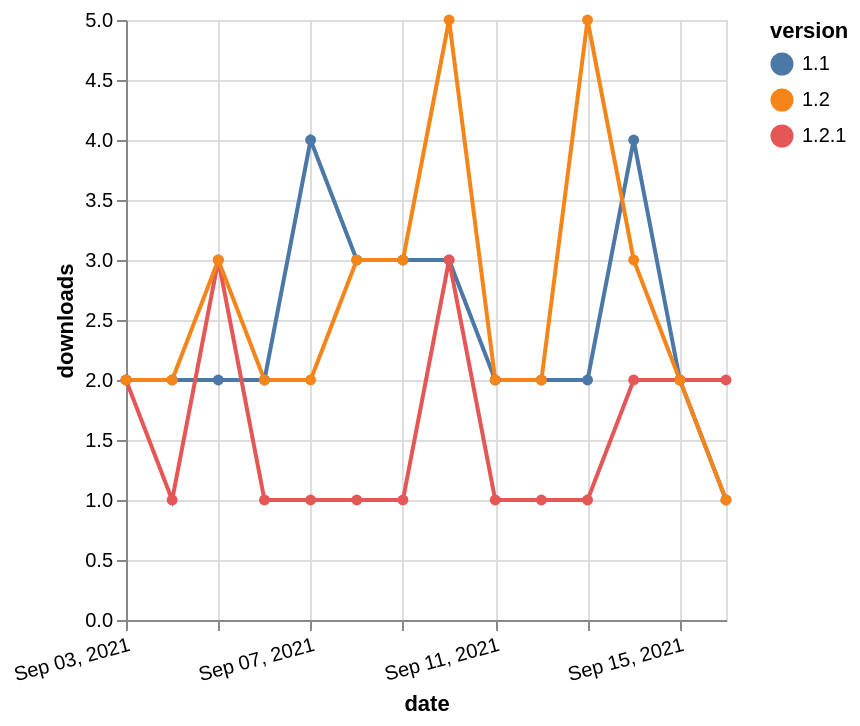

Vega-Lite specification for this chart:
### Vega-Lite specification from a JSON file in a GitHub repository (floating-point values rounded to 4 significant figures)
{"$schema": "https://vega.github.io/schema/vega-lite/v5.json", "description": "A simple bar chart with embedded data.", "data": {"values": [{"date": "2021-09-03", "total": 2622, "delta": 2, "version": "1.1"}, {"date": "2021-09-04", "total": 2624, "delta": 2, "version": "1.1"}, {"date": "2021-09-05", "total": 2626, "delta": 2, "version": "1.1"}, {"date": "2021-09-06", "total": 2628, "delta": 2, "version": "1.1"}, {"date": "2021-09-07", "total": 2632, "delta": 4, "version": "1.1"}, {"date": "2021-09-08", "total": 2635, "delta": 3, "version": "1.1"}, {"date": "2021-09-09", "total": 2638, "delta": 3, "version": "1.1"}, {"date": "2021-09-10", "total": 2641, "delta": 3, "version": "1.1"}, {"date": "2021-09-11", "total": 2643, "delta": 2, "version": "1.1"}, {"date": "2021-09-12", "total": 2645, "delta": 2, "version": "1.1"}, {"date": "2021-09-13", "total": 2647, "delta": 2, "version": "1.1"}, {"date": "2021-09-14", "total": 2651, "delta": 4, "version": "1.1"}, {"date": "2021-09-15", "total": 2653, "delta": 2, "version": "1.1"}, {"date": "2021-09-16", "total": 2654, "delta": 1, "version": "1.1"}, {"date": "2021-09-03", "total": 370, "delta": 2, "version": "1.2.1"}, {"date": "2021-09-04", "total": 371, "delta": 1, "version": "1.2.1"}, {"date": "2021-09-05", "total": 374, "delta": 3, "version": "1.2.1"}, {"date": "2021-09-06", "total": 375, "delta": 1, "version": "1.2.1"}, {"date": "2021-09-07", "total": 376, "delta": 1, "version": "1.2.1"}, {"date": "2021-09-08", "total": 377, "delta": 1, "version": "1.2.1"}, {"date": "2021-09-09", "total": 378, "delta": 1, "version": "1.2.1"}, {"date": "2021-09-10", "total": 381, "delta": 3, "version": "1.2.1"}, {"date": "2021-09-11", "total": 382, "delta": 1, "version": "1.2.1"}, {"date": "2021-09-12", "total": 383, "delta": 1, "version": "1.2.1"}, {"date": "2021-09-13", "total": 384, "delta": 1, "version": "1.2.1"}, {"date": "2021-09-14", "total": 386, "delta": 2, "version": "1.2.1"}, {"date": "2021-09-15", "total": 388, "delta": 2, "version": "1.2.1"}, {"date": "2021-09-16", "total": 390, "delta": 2, "version": "1.2.1"}, {"date": "2021-09-03", "total": 2547, "delta": 2, "version": "1.2"}, {"date": "2021-09-04", "total": 2549, "delta": 2, "version": "1.2"}, {"date": "2021-09-05", "total": 2552, "delta": 3, "version": "1.2"}, {"date": "2021-09-06", "total": 2554, "delta": 2, "version": "1.2"}, {"date": "2021-09-07", "total": 2556, "delta": 2, "version": "1.2"}, {"date": "2021-09-08", "total": 2559, "delta": 3, "version": "1.2"}, {"date": "2021-09-09", "total": 2562, "delta": 3, "version": "1.2"}, {"date": "2021-09-10", "total": 2567, "delta": 5, "version": "1.2"}, {"date": "2021-09-11", "total": 2569, "delta": 2, "version": "1.2"}, {"date": "2021-09-12", "total": 2571, "delta": 2, "version": "1.2"}, {"date": "2021-09-13", "total": 2576, "delta": 5, "version": "1.2"}, {"date": "2021-09-14", "total": 2579, "delta": 3, "version": "1.2"}, {"date": "2021-09-15", "total": 2581, "delta": 2, "version": "1.2"}, {"date": "2021-09-16", "total": 2582, "delta": 1, "version": "1.2"}]}, "width": "container", "mark": {"type": "line", "point": {"filled": true}}, "encoding": {"x": {"field": "date", "type": "temporal", "timeUnit": "yearmonthdate", "title": "date", "axis": {"labelAngle": -15}}, "y": {"field": "delta", "type": "quantitative", "title": "downloads"}, "color": {"field": "version", "type": "nominal"}, "tooltip": {"field": "delta"}}}
